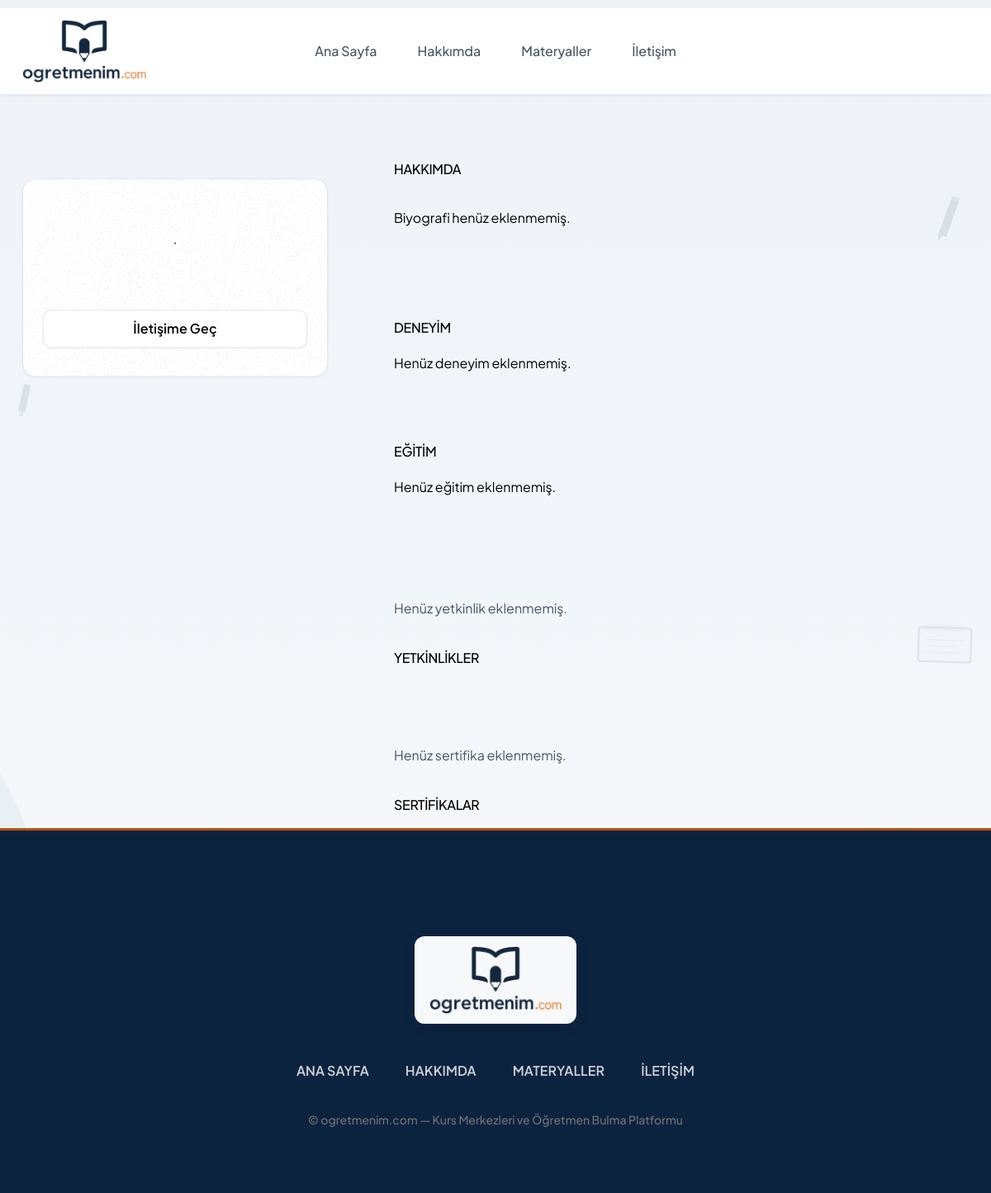
Before: /usersite/credentials/9 (signed in) with the older database file.
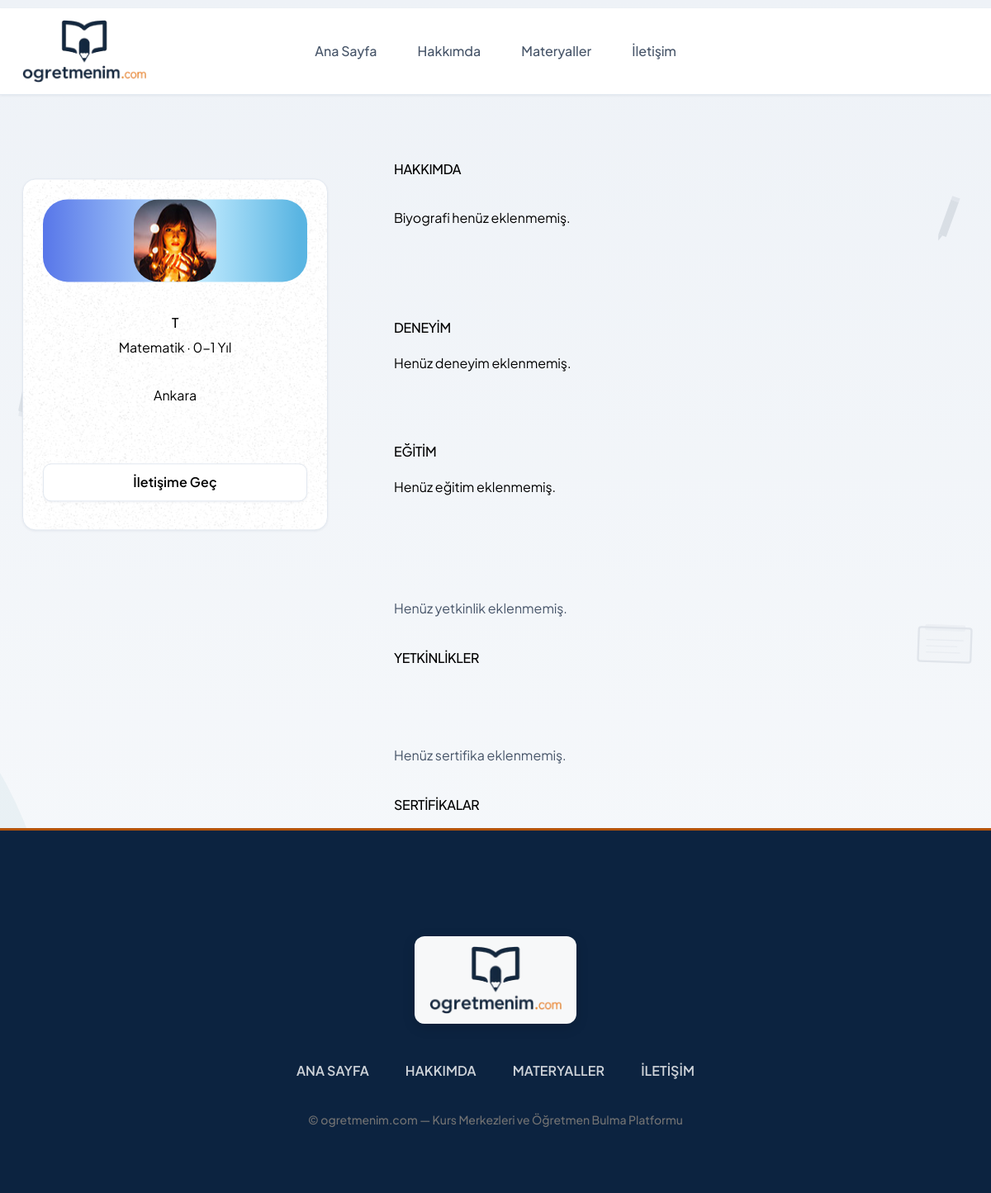
After: the same page with the newer database file.
### conntoapp/models.py (models this page shows, shortened)
class CustomUser(AbstractUser):
    fullname = models.CharField(max_length=100, verbose_name="Ad Soyad")
    twitter = models.CharField(max_length=100, null=True, blank=True, verbose_name="Twitter (X)")
    facebook = models.CharField(max_length=100, null=True, blank=True, verbose_name="Facebook")
    linkedin = models.CharField(max_length=100, null=True, blank=True, verbose_name="LinkedIn")
    instagram = models.CharField(max_length=100, null=True, blank=True, verbose_name="Instagram")
    gender = models.CharField(max_length=6, choices=CustomUserChoices.GENDER_CHOICES, verbose_name="Cinsiyet")
    birth_date = models.DateField(verbose_name="Doğum Tarihi")
    phone = models.CharField(max_length=20, null=True, blank=True, verbose_name="Telefon")
    branch = models.CharField(
        max_length=50,
        choices=TeacherChoices.BRANCH_CHOICES,
        default='matematik',
        verbose_name="Branş",
    )
    experience_years = models.CharField(
        max_length=10,
        choices=TeacherChoices.EXPERIENCE_CHOICES,
        default='0-1',
        verbose_name="Deneyim Süresi",
    )
    work_schedule = models.CharField(
        max_length=20,
        choices=TeacherChoices.WORK_SCHEDULE_CHOICES,
        default='her_ikisi',
        verbose_name="Çalışma Şekli",
    )
    city = models.CharField(max_length=30, choices=CustomUserChoices.TURKISH_CITIES, verbose_name="Şehir")
    district = models.CharField(max_length=50, null=True, blank=True, verbose_name="İlçe")
    job = models.CharField(max_length=20, blank=True, default='')
    short_description = models.CharField(max_length=100, null=True, blank=True, verbose_name="Kısa Tanıtım")
    long_description = models.TextField(max_length=500, null=True, blank=True, verbose_name="Biyografi")
    view = models.IntegerField(default=0)
    last_seen = models.DateTimeField(null=True, blank=True, verbose_name="Son Aktiflik")
    image = models.ImageField(upload_to="images/", default="images/default.jpg", null=False, blank=False, verbose_name="Profil Fotoğrafı")
    class Meta:
        verbose_name = "Öğretmen"
        verbose_name_plural = "Öğretmenler"

### usersiteapp/views.py (the view)
# urls.py: path('credentials/<int:pk>', views.credentials, name="credentials"),
def credentials(request, pk):
    redirect_response = _require_usersite_access(request, pk)
    if redirect_response:
        return redirect_response
    user = getUser(pk)
    return render(request, "credentials.html", {'user':user})

### conntoapp/context_processors.py (called while the page is built)
def site_processor(request):
    return {
        'SITE_NAME': settings.SITE_NAME,
        'SITE_TAGLINE': settings.SITE_TAGLINE,
        'header_branches': TeacherChoices.BRANCH_CHOICES,
        'header_cities': CustomUserChoices.TURKISH_CITIES,
    }

def course_center_processor(request):
    if 'course_center_id' in request.session:
        try:
            course_center = CourseCenter.objects.get(id=request.session['course_center_id'])
            return {
                'current_course_center': course_center,
                'is_course_center_view': True,
            }
        except CourseCenter.DoesNotExist:
            del request.session['course_center_id']
            del request.session['is_course_center']
    return {
        'current_course_center': None,
        'is_course_center_view': False,
    }

### conntoapp/course_center_auth.py (called while the page is built, shortened)
def redirect_if_cannot_view_usersite(request, pk):
    if request.session.get('course_center_id'):
        return None

### conntoapp/user_presence.py (called while the page is built)
def should_update_presence(last_seen):
    if not last_seen:
        return True
    return timezone.now() - last_seen >= PRESENCE_UPDATE_INTERVAL

### usersiteapp/views.py (called while the page is built)
def _require_usersite_access(request, pk):
    return redirect_if_cannot_view_usersite(request, pk)

### usersiteapp/templates/credentials.html (shortened to what this page needs)
{% extends 'conntoapp/userbase/userbase.html' %}
{% load static %}
{% block content %}
  <section class="credential-area">
    <div class="container">
      <div class="gx-row d-flex">
        <div class="credential-sidebar-wrap" data-aos="zoom-in">
          <div class="credential-sidebar text-center">
            <div class="shadow-box">
              <img src="{% static 'userstatic/assets/images/bg1.png' %}" alt="BG" class="bg-img" />
              <div class="img-box"><img src="{{ user.image.url }}" alt="{{ user.fullname }}" /></div>
              <h2>{{ user.fullname }}</h2>
              <p>{{ user.get_branch_display }} · {{ user.get_experience_years_display }}</p>
              <p>{{ user.get_city_display }}{% if user.district %}, {{ user.get_district_display }}{% endif %}</p>
              <a href="{% url 'contact' user.id %}" class="theme-btn">İletişime Geç</a>
            </div>
          </div>
        </div>
        <div class="credential-content flex-1">
          <div class="credential-about" data-aos="zoom-in">
            <h2>Hakkımda</h2>
            <p>{{ user.long_description|default:"Biyografi henüz eklenmemiş." }}</p>
          </div>
          <div class="credential-edc-exp credential-experience">
            <h2 data-aos="fade-up">Deneyim</h2>
            {% for experience in user.userexperiences.all %}
              <div class="credential-edc-exp-item" data-aos="zoom-in">
                <h4>{{ experience.start_date|date:'Y' }} - {% if experience.end_date %}{{ experience.end_date|date:'Y' }}{% else %}Devam ediyor{% endif %}</h4>
                <h3>{{ experience.department }}</h3>
                <h5>{{ experience.institution_name }}</h5>
                <p>{{ experience.short_description }}</p>
              </div>
            {% empty %}
              <p>Henüz deneyim eklenmemiş.</p>
            {% endfor %}
          </div>
          <div class="credential-edc-exp credential-education">
            <h2 data-aos="fade-up">Eğitim</h2>
            {% for education in user.usereducations.all %}
              <div class="credential-edc-exp-item" data-aos="zoom-in">
                <h4>{{ education.start_date|date:'d.m.Y' }}{% if education.end_date %} - {{ education.end_date|date:'d.m.Y' }}{% else %} - Devam ediyor{% endif %}</h4>
                <h3>{{ education.get_degree_display }}</h3>
                <h5>{{ education.school_name }} — {{ education.department }}</h5>
                <p>{{ education.short_description }}</p>
              </div>
            {% empty %}
              <p>Henüz eğitim eklenmemiş.</p>
            {% endfor %}
          </div>
          <div class="skills-wrap">
            <h2 data-aos="fade-up">Yetkinlikler</h2>
            <div class="d-grid skill-items gap-24 flex-wrap">
              {% for skill in user.userskills.all %}
                <div class="skill-item" data-aos="zoom-in">
                  <span class="percent">{{ skill.skill_degree }}%</span>
                  <h3 class="name">{{ skill.skill_name }}</h3>
                </div>
              {% empty %}
                <p>Henüz yetkinlik eklenmemiş.</p>
              {% endfor %}
            </div>
          </div>
          <div class="skills-wrap awards-wrap">
            <h2 data-aos="fade-up">Sertifikalar</h2>
            <div class="d-grid skill-items gap-24 flex-wrap">
              {% for award in user.userawards.all %}
                <div class="skill-item" data-aos="zoom-in">
                  <span class="percent">{{ award.award_date|date:'Y' }}</span>
                  <h3 class="name">{{ award.award_name }}</h3>
                </div>
              {% empty %}
                <p>Henüz sertifika eklenmemiş.</p>
              {% endfor %}
            </div>
          </div>
        </div>
      </div>
    </div>
  </section>
{% endblock %}

Changed rows visible on the page:
added CustomUser: image (placeholder picture), fullname "T", branch "Matematik", experience_years "0-1 Yıl", city "Ankara", long_description "Biyografi henüz eklenmemiş."
Other visible differences:
{{ user.long_description|default:"Biyografi henüz eklenmemiş." }}: "Biyografi henüz eklenmemiş." → (not shown)
